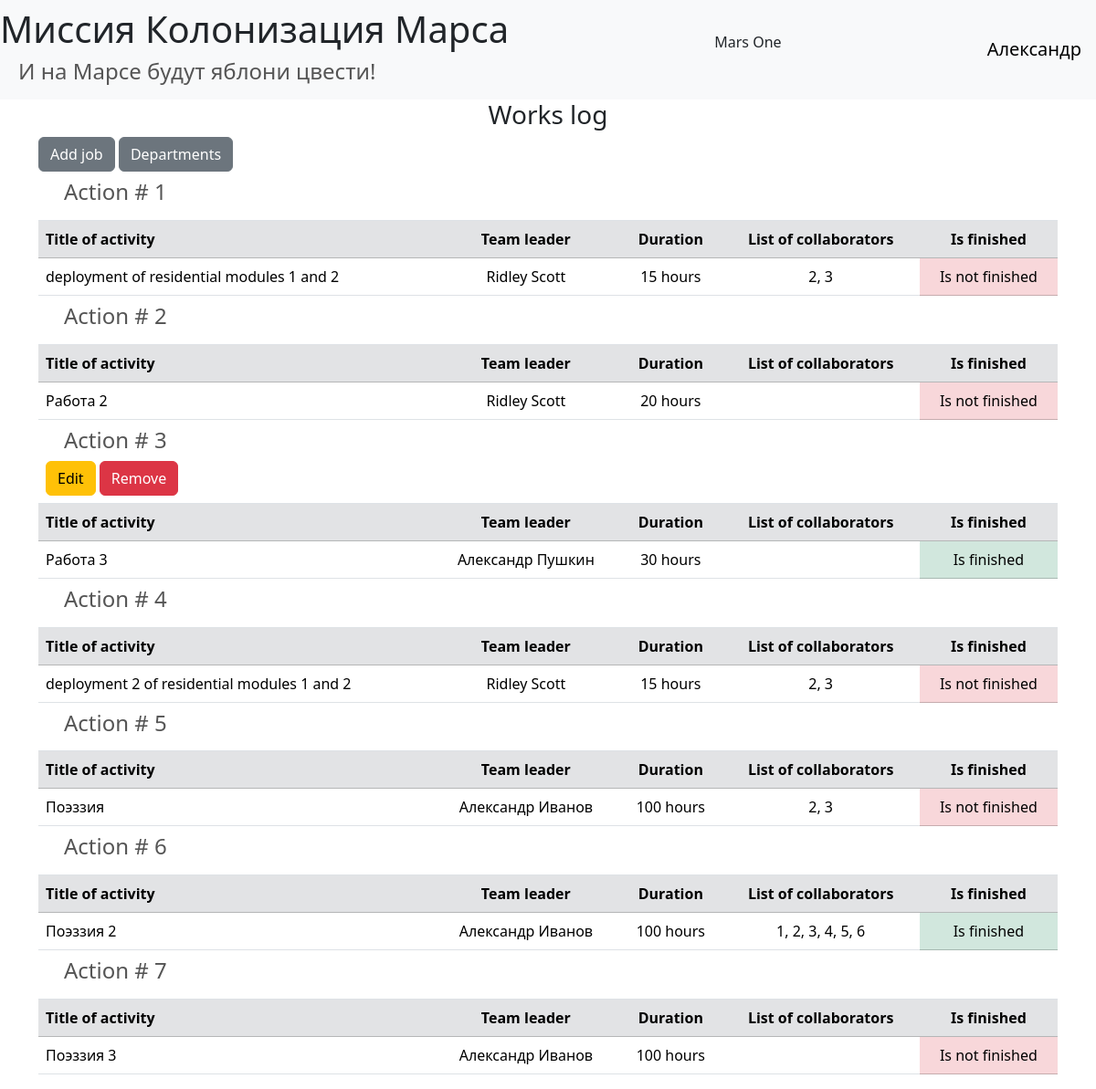
/ (signed in), run on the app's committed database.
### data/users.py (models this page shows, shortened)
class User(SqlAlchemyBase, UserMixin):
    __tablename__ = 'users'
    id = sa.Column(sa.Integer, primary_key=True, autoincrement=True)
    surname = sa.Column(sa.String, nullable=True)
    name = sa.Column(sa.String, nullable=True)
    age = sa.Column(sa.Integer, nullable=True)
    position = sa.Column(sa.String, nullable=True)
    speciality = sa.Column(sa.String, nullable=True)
    address  = sa.Column(sa.String, nullable=True)
    email = sa.Column(sa.String, index=True, unique=True, nullable=True)
    hashed_password = sa.Column(sa.String, nullable=True)
    modified_date = sa.Column(sa.DateTime, default=datetime.datetime.now)
    @property
    def fullname(self) -> str:
        return f'{self.name} {self.surname}'

### data/jobs.py (models this page shows, shortened)
class Jobs(SqlAlchemyBase):
    from .users import User
    __tablename__ = 'jobs'
    id = sa.Column(sa.Integer, primary_key=True, autoincrement=True)
    team_leader = sa.Column(sa.Integer, sa.ForeignKey("users.id"), nullable=True)
    job = sa.Column(sa.String, nullable=True)
    work_size = sa.Column(sa.Integer, nullable=True)
    start_date = sa.Column(sa.Date, nullable=True)
    end_date = sa.Column(sa.Date, nullable=True)
    is_finished = sa.Column(sa.Boolean, nullable=True)
    team_leader_obj = orm.relationship(User,
                                       backref="jobs_team_leader")
    collaborators_objs = orm.relationship("User",
                                          secondary="jobs_user",
                                          backref="jobs_collaborator")
    @property
    def collaborators(self) -> str:
        return ', '.join(str(user.id) for user in self.collaborators_objs)

### main.py (the view)
@app.route('/')
def index():
    db_sess = db_session.create_session()
    jobs = db_sess.query(Jobs).all()
    params = {
        'title': 'Works log',
        'jobs': jobs
    }
    return render_template('index.html', **params)

### data/__db_session.py (called while the page is built)
def create_session() -> Session:
    return __factory()

### main.py (called while the page is built)
@login_manager.user_loader
def load_user(user_id: id) -> User | None:
    return db_session.create_session().get(User, user_id)

### templates/index.html (shortened to what this page needs)
{% extends "base.html" %}
{% block content %}
    <h3 class="text-center">{{ title }}</h3>
    {% if current_user.is_authenticated %}
        <a href="jobs" class="btn btn-secondary">Add job</a>
        <a href="/departments" class="btn btn-secondary">Departments</a>
    {% endif %}
    <table class="table">
        {% for job in jobs %}
            <div>
                <thead>
                    <tr>
                        <td colspan="5">
                            <h4>Action # {{ job.id }}</h4>
                            {% if current_user.is_authenticated and current_user == job.team_leader_obj %}
                                <div>
                                    <a href="/jobs/{{ job.id }}" class="btn btn-warning">
                                        Edit
                                    </a>
                                    <a onclick="showDeleteModal({{ job.id }}, '{{ job.job }}')" class="btn btn-danger">
                                        Remove
                                    </a>
                                </div>
                            {% endif %}
                        </td>
                    </tr>
                    <tr class="table-secondary">
                        <th>Title of activity</th>
                        <th class="text-center">Team leader</th>
                        <th class="text-center">Duration</th>
                        <th class="text-center">List of collaborators</th>
                        <th class="text-center">Is finished</th>
                    </tr>
                </thead>
                <tbody>
                    <tr>
                        <td>{{ job.job }}</td>
                        <td class="text-center">{{ job.team_leader_obj.fullname }}</td>
                        <td class="text-center">{{ job.work_size }} hours</td>
                        <td class="text-center">{{ job.collaborators }}</td>
                        {% if job.is_finished %}
                            <td class="table-success text-center">Is finished</td>
                        {% else %}
                            <td class="table-danger text-center">Is not finished</td>
                        {% endif %}
                    </tr>
                </tbody>
            </div>
        {% endfor %}
    </table>
{% endblock %}

### templates/base.html (shortened to what this page needs)
<!doctype html>
<html lang="en">
<head>
    <link href="https://cdn.jsdelivr.net/npm/bootstrap@5.3.5/dist/css/bootstrap.min.css" rel="stylesheet">
    <link rel="stylesheet"
          href="{{ url_for('static', filename='css/style.css') }}">
</head>
<body>
<header>
    <nav class="navbar navbar-light bg-light">
        <div>
            <h1 class="d-block" href="#">
                <a href="/" class="text-reset text-decoration-none">Миссия Колонизация Марса</a>
            </h1>
            <h4 class="d-block">И на Марсе будут яблони цвести!</h4>
        </div>
        <p class="d-flex">Mars One</p>
        {% if current_user.is_authenticated %}
            <a class="navbar-brand" href="/logout">{{ current_user.name }}</a>
        {% else %}
            <p>
                <a class="btn btn-primary" href="/register">Зарегистрироваться</a>
                <a class="btn btn-success" href="/login">Войти</a>
            </p>
        {% endif %}
    </nav>
</header>
<main role="main" class="container">
    {% block content %}{% endblock %}
</main>
</body>
</html>

### static/css/style.css (style rules this page uses)
h4 { padding-left: 20px; color: #555555; }

### data on the page
User: name "Александр"
Jobs: id "1", job "deployment of residential modules 1 and 2", team_leader_obj.fullname "Ridley Scott", work_size "15", collaborators "2, 3", is_finished "Is not finished"
Jobs: id "2", job "Работа 2", team_leader_obj.fullname "Ridley Scott", work_size "20", is_finished "Is not finished"
Jobs: id "3", job "Работа 3", team_leader_obj.fullname "Александр Пушкин", work_size "30", is_finished "Is finished"
Jobs: id "4", job "deployment 2 of residential modules 1 and 2", team_leader_obj.fullname "Ridley Scott", work_size "15", collaborators "2, 3", is_finished "Is not finished"
Jobs: id "5", job "Поэззия", team_leader_obj.fullname "Александр Иванов", work_size "100", collaborators "2, 3", is_finished "Is not finished"
Jobs: id "6", job "Поэззия 2", team_leader_obj.fullname "Александр Иванов", work_size "100", collaborators "1, 2, 3, 4, 5, 6", is_finished "Is finished"
Jobs: id "7", job "Поэззия 3", team_leader_obj.fullname "Александр Иванов", work_size "100", is_finished "Is not finished"

### other printed values
{{ title }} "Works log"
